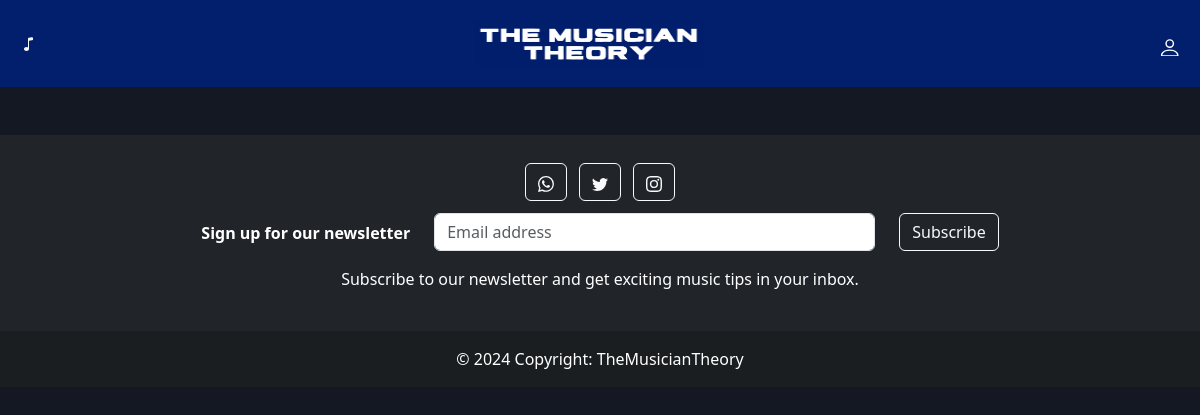
The app's page /chords/1, older data.
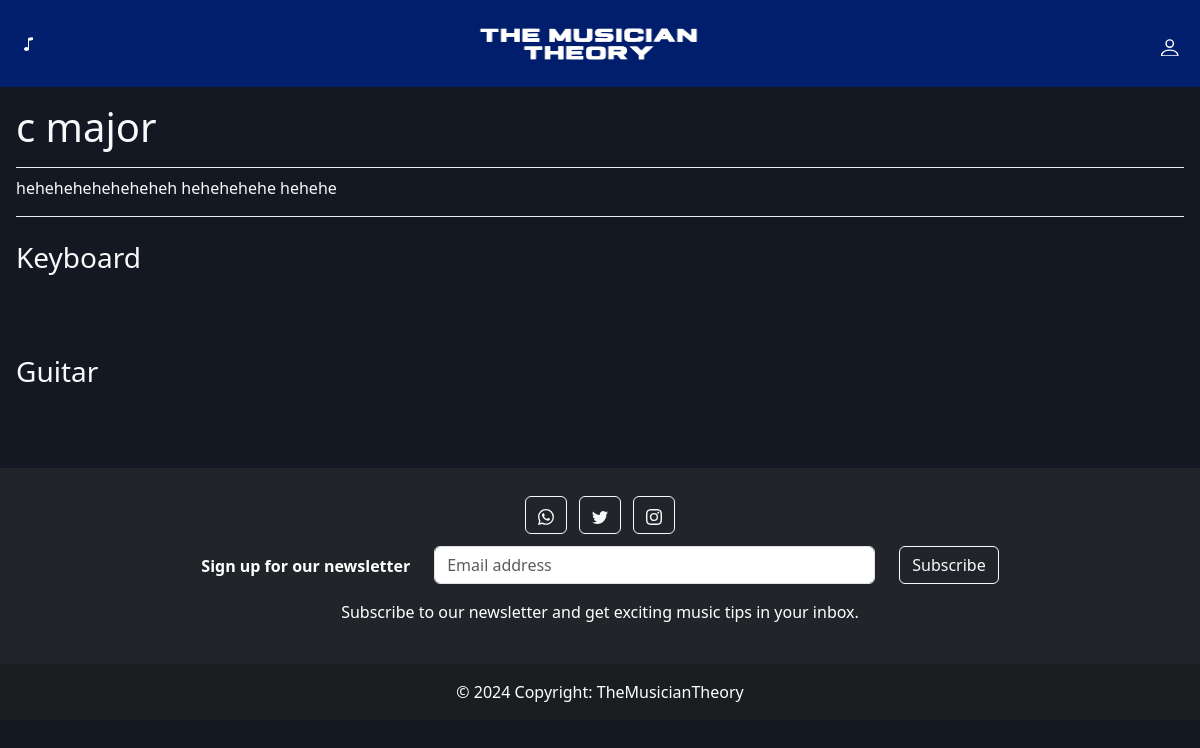
The same page, newer data.
### music_admin/models.py (models this page shows, shortened)
class Chord(models.Model):
    name = models.CharField(max_length=100)
    chord = models.CharField(max_length=100)
    discription = models.TextField()
    keyboard_image = models.ImageField(upload_to='scales/keyboard', default="x")
    guitar_image = models.ImageField(upload_to='scales/guitar', default="x")

### base/views.py (the view)
# urls.py: path('chords/<int:id>', views.show_chord_result, name='show_chord_result'),
def show_chord_result(request, id):
    data = Chord.objects.filter(id=id)
    return render(request, 'base/chord.html', {'data': data})

### base/templates/base/chord.html (shortened to what this page needs)
{% extends 'base/base.html' %}
{% block content %}
<div class="m-3">
    {% for item in data %}
    <div class="mt-2">
    <h1 class="">{{ item.name }}</h1>
</div>
<div class="mt-3" style="height: 1px; background-color: #EAEFF5"></div>
    <div class="mt-2">
    <p>{{ item.discription }}</p>
</div>
<div class="mt-3" style="height: 1px; background-color: #EAEFF5"></div>
    <div class="mt-4">
    <h3>Keyboard</h3>
</div>
    <div class="mt-5">
    <h3>Guitar</h3>
</div>
    {% endfor %}
</div>
{% endblock %}

Row changes from the older to the newer data that the page shows:
added Chord: name "c major", discription "heheheheheheheheh hehehehehe hehehe"
